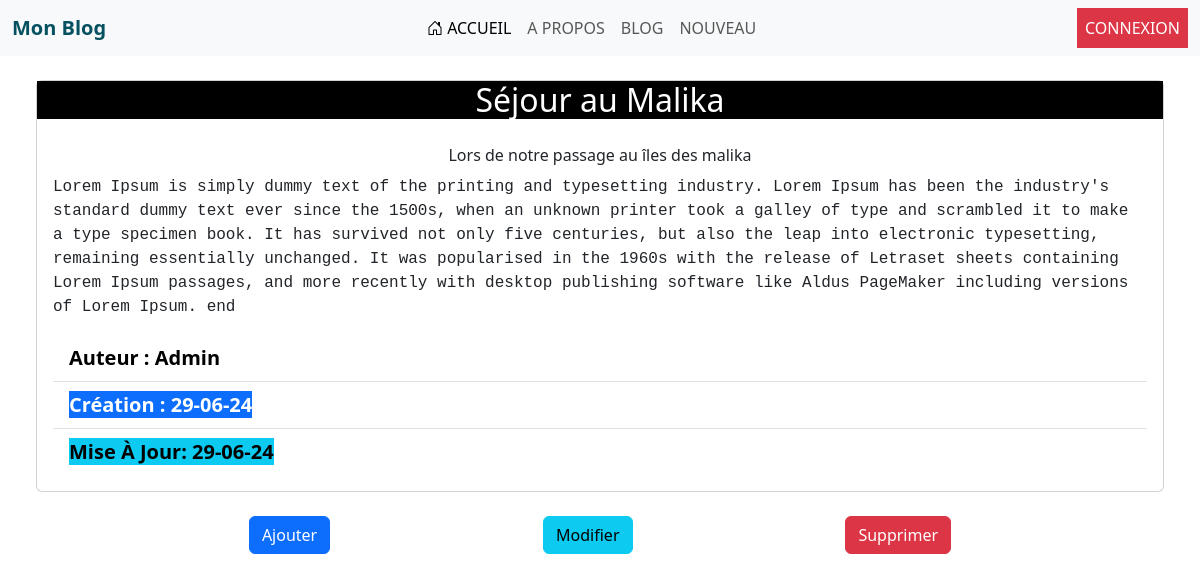
The page /detail_article/29/ on the database its author committed.
### blog/models.py (models this page shows, shortened)
class Blog(models.Model):
    titre       = models.CharField(max_length=100)
    description = models.TextField()
    content     = models.TextField()
    auteur      = models.ForeignKey(User, on_delete=models.CASCADE)
    create_date = models.DateTimeField(auto_now_add=True)
    update_date = models.DateTimeField(auto_now=True)

### blog/views.py (the view)
def detail_article(request, id):
    blogs = get_object_or_404(Blog, id=id)
    return render (request, "bloggers/detail.html", {'blogs': blogs})

### templates/bloggers/detail.html
{% extends "bases.html" %}
{% block content %}
<div class="container-fluid">
    <div class="row g-4 m-auto">
            <div class="col m-auto">
                <div class="card">
                    <h2 class="card-title text-center bg-black text-white">
                            {{ blogs.titre }}
                    </h2>
                    <div class="card-body">
                        <p class="card-title text-center"> {{ blogs.description }} </p>
                        <p class="card-text justify-content-center font-monospace"> {{ blogs.content }} </p>
                        <ul class="list-group list-group-flush">
                            <li class="list-group-item text-black fw-bold fs-5 text-capitalize">
                                auteur  : {{ blogs.auteur }}
                            </li>
                            <li class="list-group-item ">
                                <span class="bg-primary text-white fw-bold fs-5 text-capitalize m-auto">
                                    création : {{ blogs.create_date | date:"d-m-y" }}
                                </span>
                            </li>
                            <li class="list-group-item">
                                <span class="bg-info text-black fw-bold fs-5 text-capitalize">
                                mise à jour: {{ blogs.update_date | date:"d-m-y"  }}
                                </span>
                            </li>
                        </ul>
                    </div>
                </div>
            </div>
    </div>
    <div class="row g-4 m-auto">
        <div class="col m-auto d-flex justify-content-evenly mt-4">
            <a href="{% url 'ajouter' %}" class="btn btn-primary" type="submit"> Ajouter </a>
            <a  href="{% url 'edit_artcle' blogs.id %}" class="btn btn-info" type="submit"> Modifier </a>
            <a href="{% url 'delete_artcle' blogs.id %}" class="btn btn-danger" type="submit"> Supprimer </a>
        </div>
    </div>
</div>
{% endblock %}

### rows shown on the page
Blog: titre "Séjour au Malika", description "Lors de notre passage au îles des malika", content "Lorem Ipsum is simply dummy text of the printing and typesetting industry. Lorem Ipsum has been the industry's standard dummy text ever since the 1500s, when an unknown printer took a galley of type and scrambled it to make a type specimen book. It has survived not only five centuries, but also the leap into electronic typesetting, remaining essentially unchanged. It was popularised in the 1960s with the release of Letraset sheets containing Lorem Ipsum passages, and more recently with desktop publishing software like Aldus PageMaker including versions of Lorem Ipsum. end", auteur "Admin", create_date "29-06-24", update_date "29-06-24"
